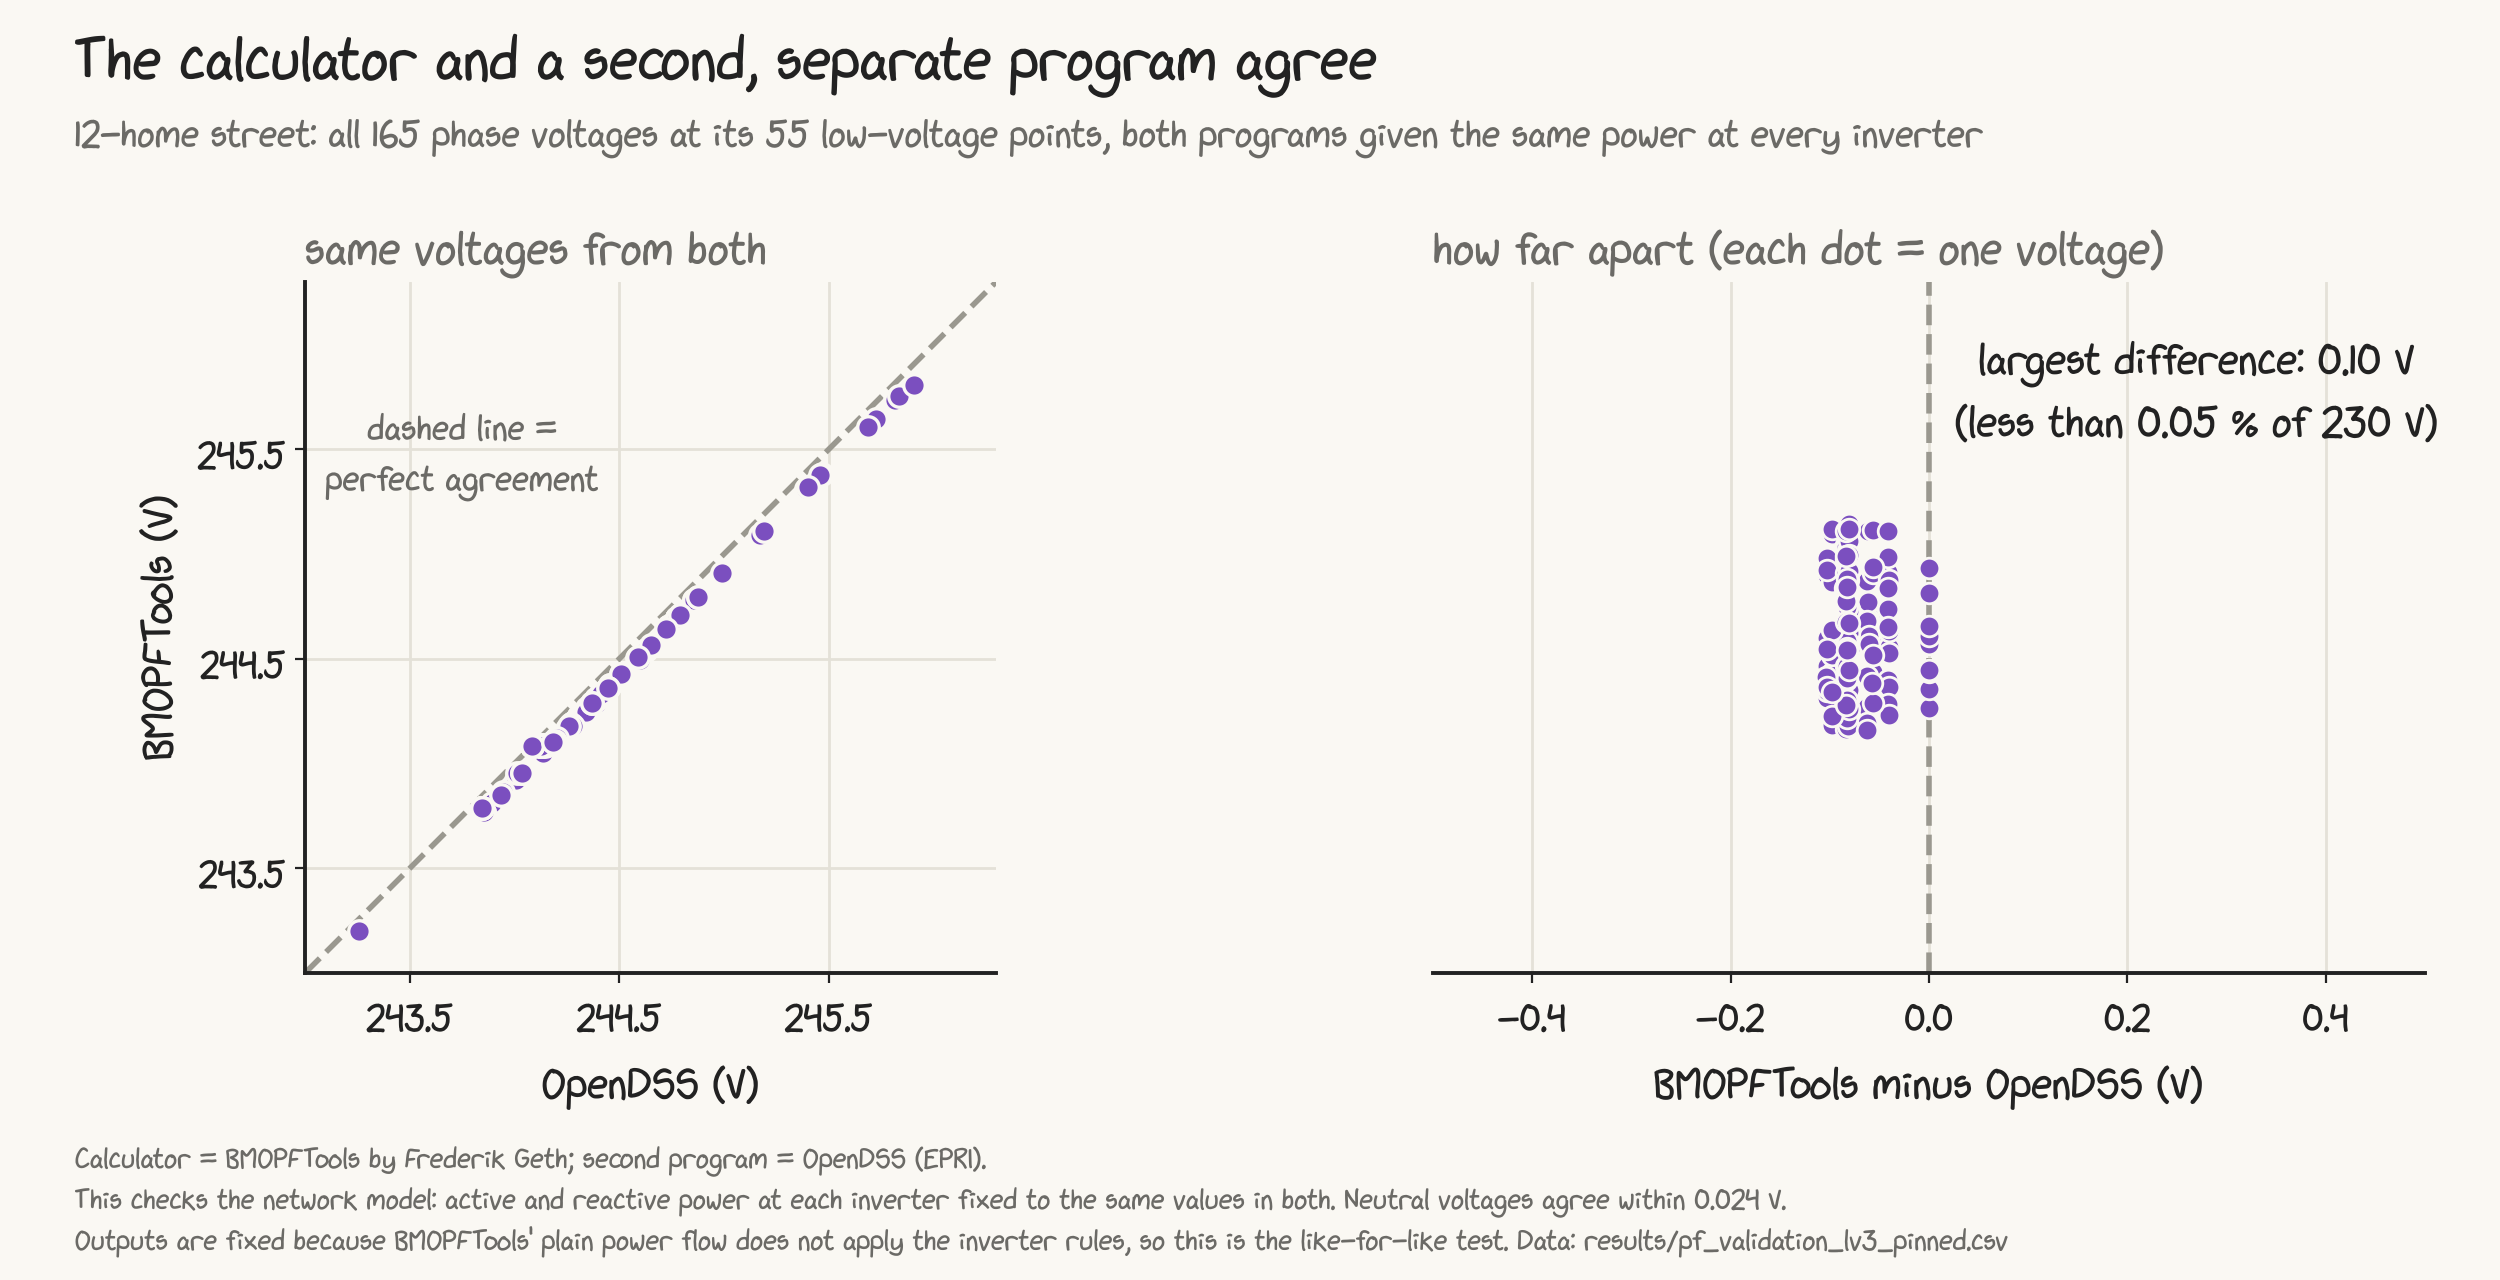

Reproduce this figure in Python.
import matplotlib.pyplot as plt, pandas as pd, numpy as np
from style import *
setup()
d = pd.read_csv("../results/pf_validation_lv3_pinned.csv"); d = d[d.bus != "b804"]   # b804 = 11 kV side
pn = d[d.quantity != "n-g"]; ng = d[d.quantity == "n-g"]
mx = pn.diff_V.abs().max(); mx_n = ng.diff_V.abs().max()
fig, (a1, a2) = plt.subplots(1, 2, figsize=(12.5, 6.4), gridspec_kw={"width_ratios": [1, 1.1], "wspace": 0.35})
fig.suptitle("The calculator and a second, separate program agree", fontsize=22, x=0.03, ha="left", y=0.985)
fig.text(0.03, 0.885, f"12-home street: all {len(pn)} phase voltages at its {pn.bus.nunique()} low-voltage points, "
         "both programs given the same power at every inverter", fontsize=14, color=MUTED, ha="left")
lo, hi = 243.0, 246.3
a1.plot([lo, hi], [lo, hi], color=GREY, lw=2, ls="--", zorder=2)
a1.text(243.75, 245.3, "dashed line =\nperfect agreement", color=MUTED, fontsize=13, ha="center")
a1.scatter(pn.v_opendss_V, pn.v_bmopf_V, s=60, color=LV3_C, edgecolors=BG, linewidths=1.2, zorder=3)
a1.set_xlim(lo, hi); a1.set_ylim(lo, hi); a1.set_aspect("equal")
a1.set_xticks([243.5, 244.5, 245.5]); a1.set_yticks([243.5, 244.5, 245.5])
a1.set_xlabel("OpenDSS (V)"); a1.set_ylabel("BMOPFTools (V)")
a1.set_title("same voltages from both", loc="left", fontsize=17, color=MUTED)
# right: the differences
rng = np.random.default_rng(1)
y = rng.uniform(-0.3, 0.3, len(pn))
a2.axvspan(-0.25, 0.25, color=GRID, alpha=0.0)
a2.axvline(0, color=GREY, lw=2, ls="--")
a2.scatter(pn.diff_V, y, s=55, color=LV3_C, edgecolors=BG, linewidths=1, zorder=3)
a2.set_xlim(-0.5, 0.5); a2.set_ylim(-1, 1); a2.set_yticks([])
a2.set_xlabel("BMOPFTools minus OpenDSS (V)")
a2.set_title("how far apart (each dot = one voltage)", loc="left", fontsize=17, color=MUTED)
a2.text(0.27, 0.55, f"largest difference: {mx:.2f} V\n(less than 0.05 % of 230 V)", ha="center", fontsize=16, color=INK)
a2.spines["left"].set_visible(False)
fig.text(0.03, 0.015, "Calculator = BMOPFTools by Frederik Geth; second program = OpenDSS (EPRI).\nThis checks the network model: active and reactive power at each inverter fixed to the same values in both. "
         f"Neutral voltages agree within {mx_n:.3f} V.\nOutputs are fixed because BMOPFTools' plain power flow does not apply the inverter rules, so this is the like-for-like test. "
         "Data: results/pf_validation_lv3_pinned.csv", fontsize=10.5, color=MUTED, va="bottom")
fig.subplots_adjust(top=0.78, bottom=0.24, left=0.08, right=0.97)
fig.savefig("fig_validation.png", dpi=200); print(round(mx, 4), round(mx_n, 4))
